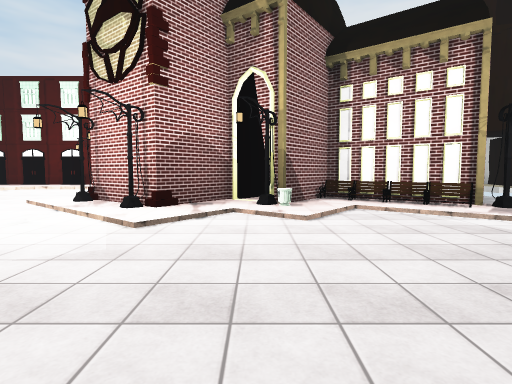
View 1 (above)

20 first-person views from a walk through a Unity game level. The camera is 1.4 m above the floor, tilts 4° down and sees 80° across. The floor is counted in squares, 2.35 m on a side. Each view is taken from the middle of a square. On the plan, view 1 faces up. The plan holds only what a view shows up to about 9 squares ahead; the rest is blank. The place goes on beyond the plan. The player is left out. Some animated figures are not drawn. Some surface patterns are stand-ins.

View 2
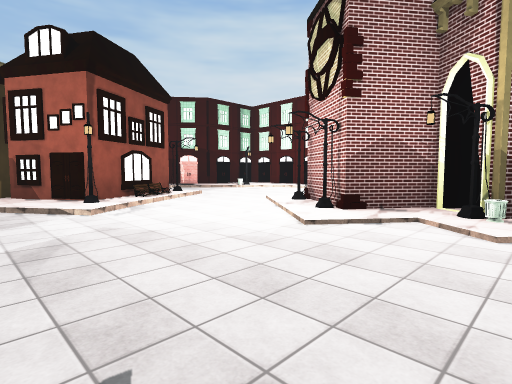

View 3
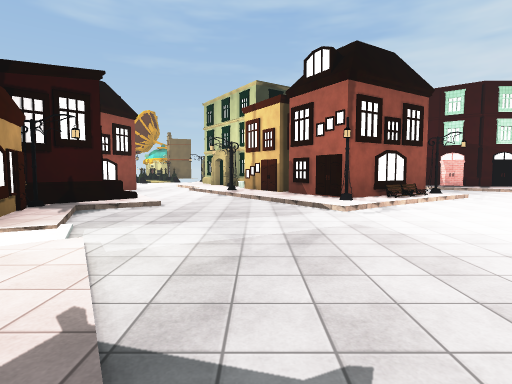

View 4
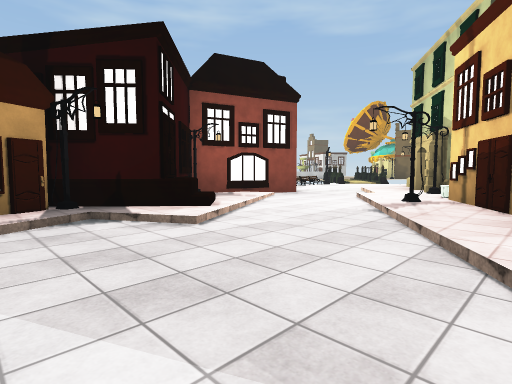

View 5
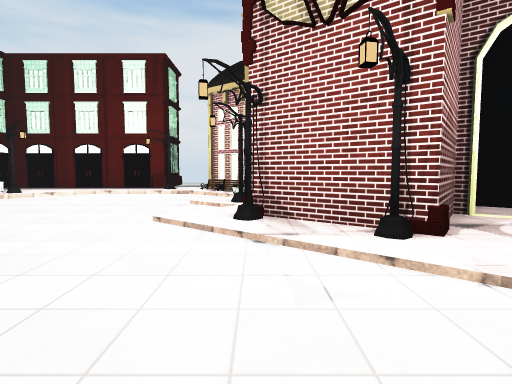

View 6
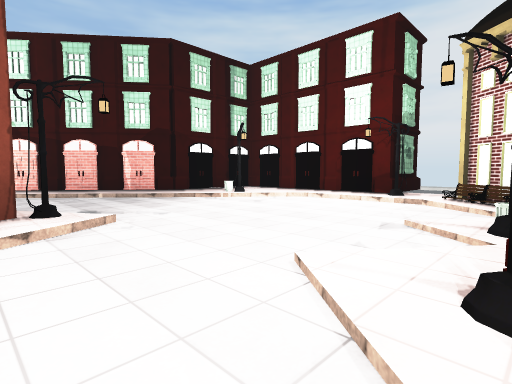

View 7
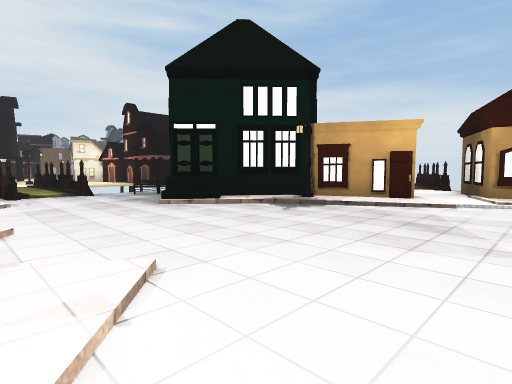

View 8
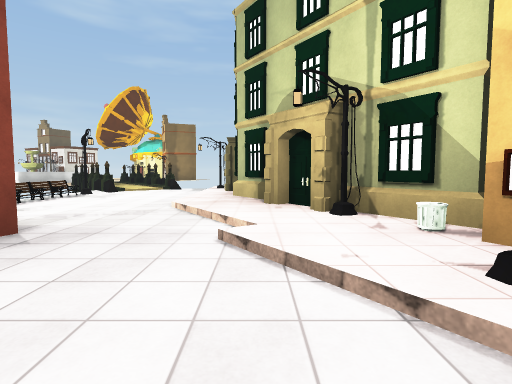

View 9
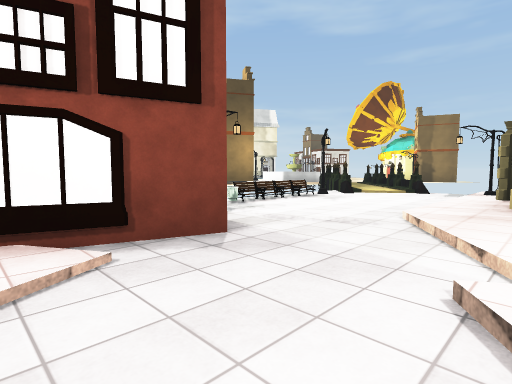

View 10
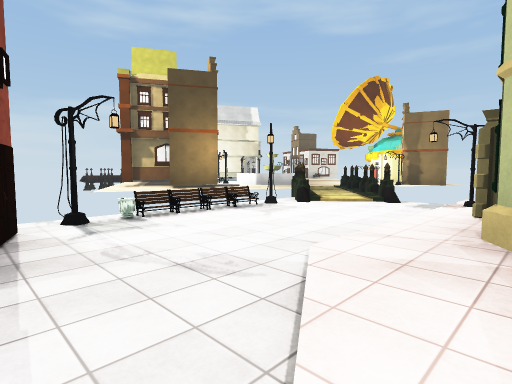

View 11
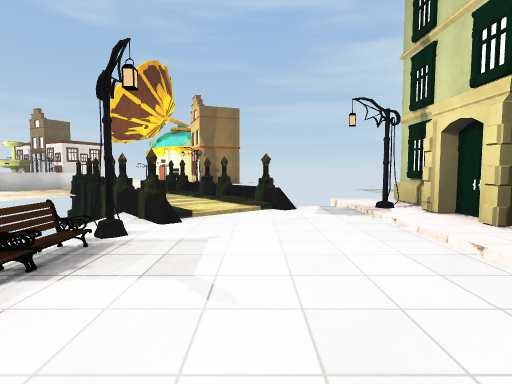

View 12
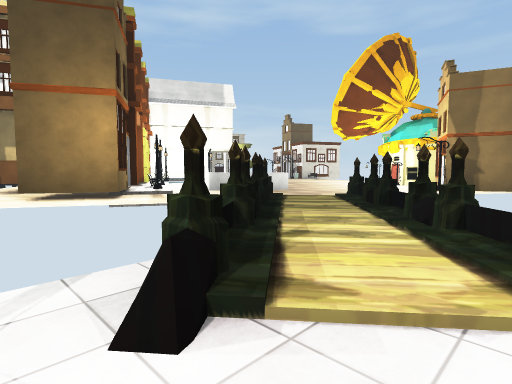

View 13
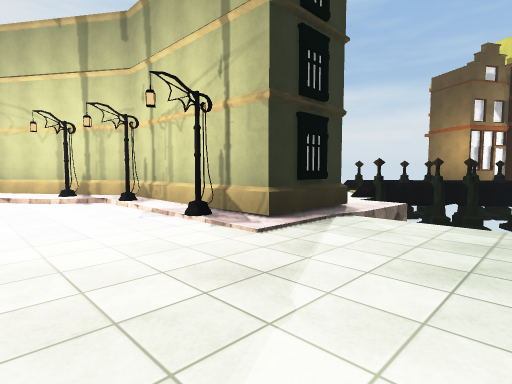

View 14
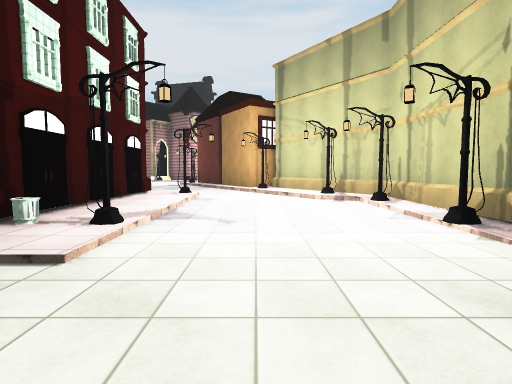

View 15
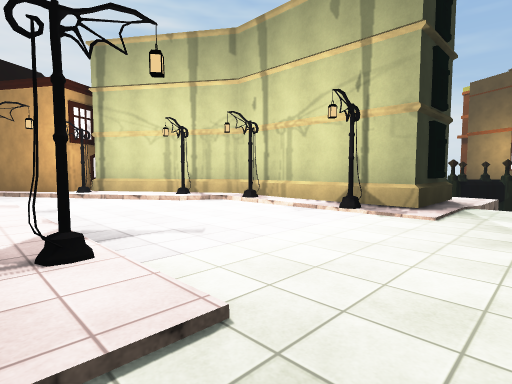

View 16
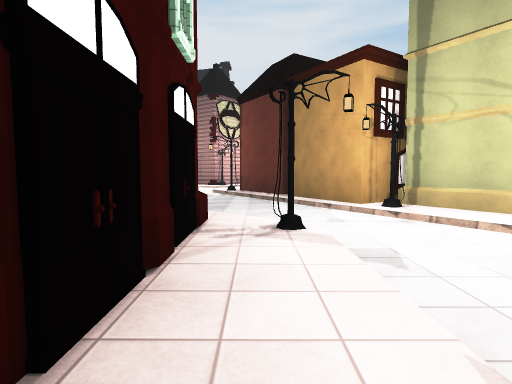

View 17
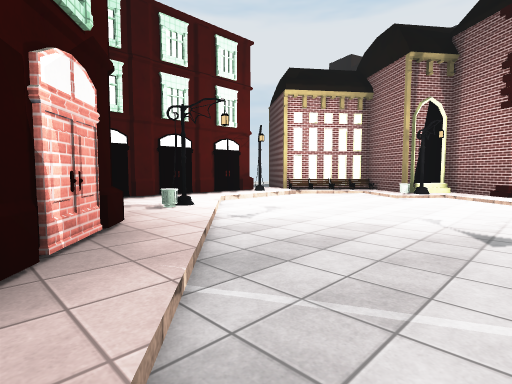

View 18
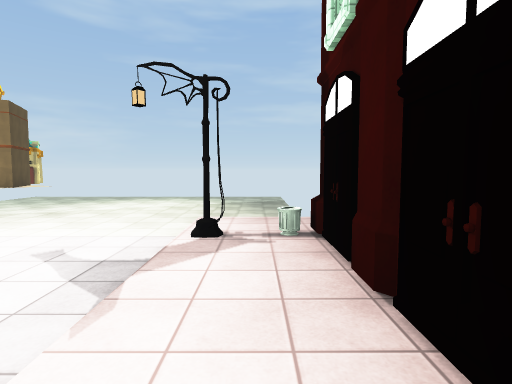

View 19
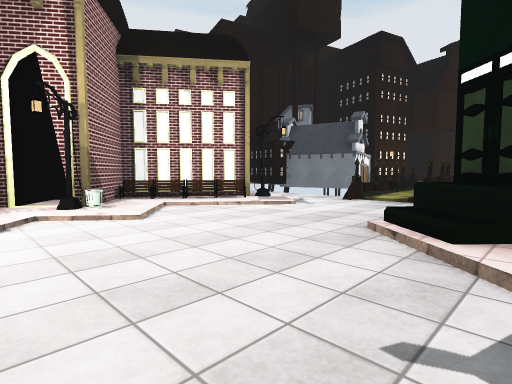

View 20
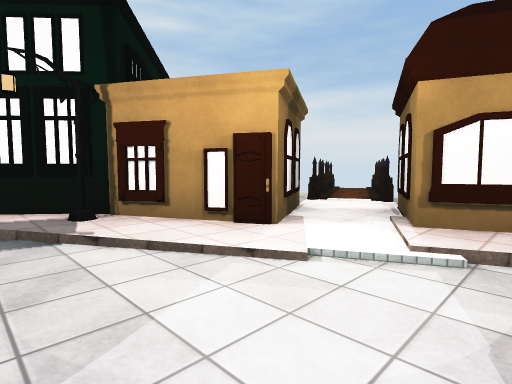

### Floor plan
Key: @ floor where view 1 was taken; # wall or solid block; x gap in a wall; . main floor; : floor 0.25 m higher than the main floor; / step, stairs or slope; = window, fence, low wall or low ledge; ^ raised ledge; v drop or lower ground; O other object.
Columns run from 26 left of view 1 to 6 right of it. Each row starts with its distance up from view 1.
 14                     ..
 13                     ..
 12                     #
 11                 #####O#
 10                 #::///OO
  9                 #OO.../O#
  8                ##/..../##
  7               ##/...../O####
  6              ##:/...../#####Ov
  5          #####:/...O../OO#OO/OO.
  4      ...OO:::O/../OO/...///////.
  3      ...//....../#O O/.../.....##
  2      ........./O##O OO/........##
  1      ......../:####O:/......^...
  0      ....O.O/O####::/.....@/##OO
 -1      ....######O::O....../:O#
 -2         x#####:://.../../O###
 -3         ..O::://.../#:/:O##
 -4          ........./:##O:O##
 -5         ##......###O#  OO##.
 -6 #     #x#:/O..OO#        ##=
 -7 #     v::#  OOO           ###
 -8      #::##
 -9    ../:##
-10    ...#.
-11     ......
-12      O..O##
-13        O###
-14        OO

Positions as (right, up) in squares from view 1, and headings:
1: (0, 0), facing up
2: (1, 0), facing up-left
3: (1, 0), facing left
4: (-3, 1), facing down-left
5: (-3, 2), facing up
6: (-3, 4), facing up-left
7: (-3, 4), facing down-right
8: (-7, -2), facing left
9: (-8, -2), facing down-left
10: (-10, -2), facing down-left
11: (-12, -5), facing left
12: (-15, -5), facing down-left
13: (-20, 2), facing down-right
14: (-20, 2), facing right
15: (-19, 4), facing down-right
16: (-16, 4), facing right
17: (-11, 5), facing up-right
18: (-14, 4), facing left
19: (-1, 0), facing up-right
20: (-3, 0), facing down-right
